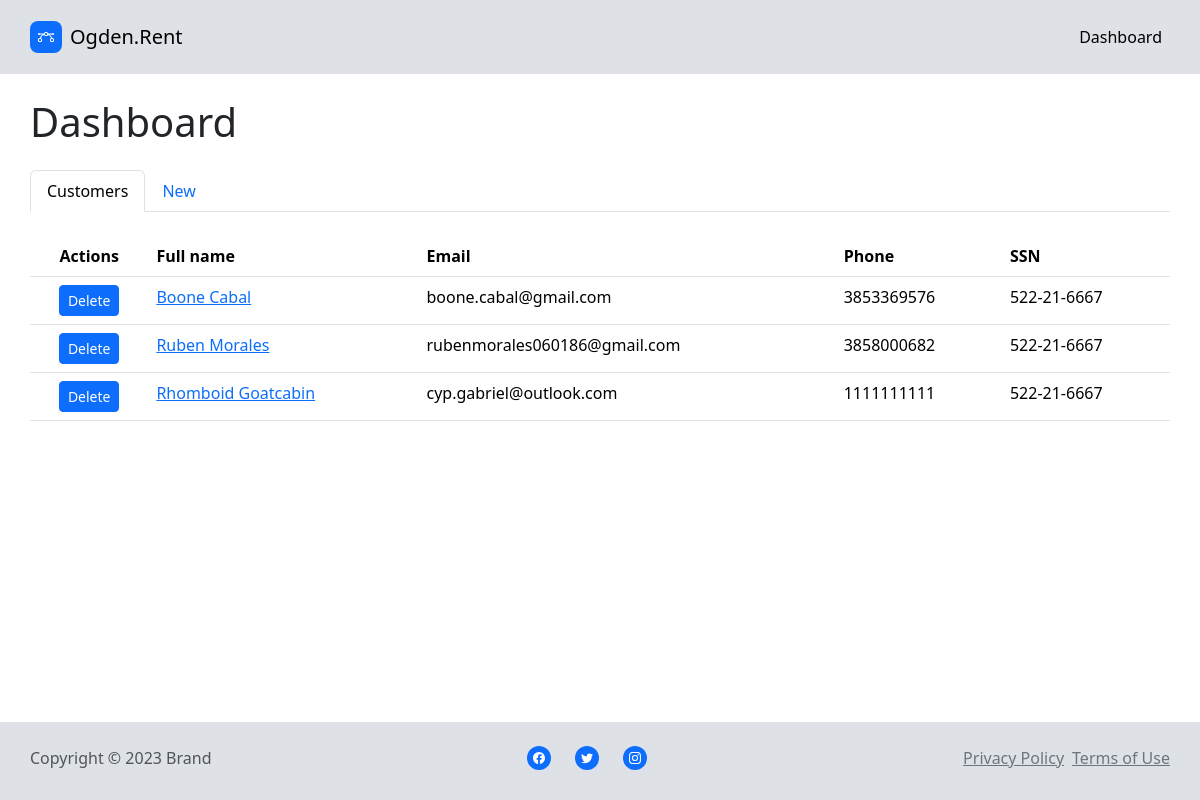
Page /dashboard on the earlier database version.
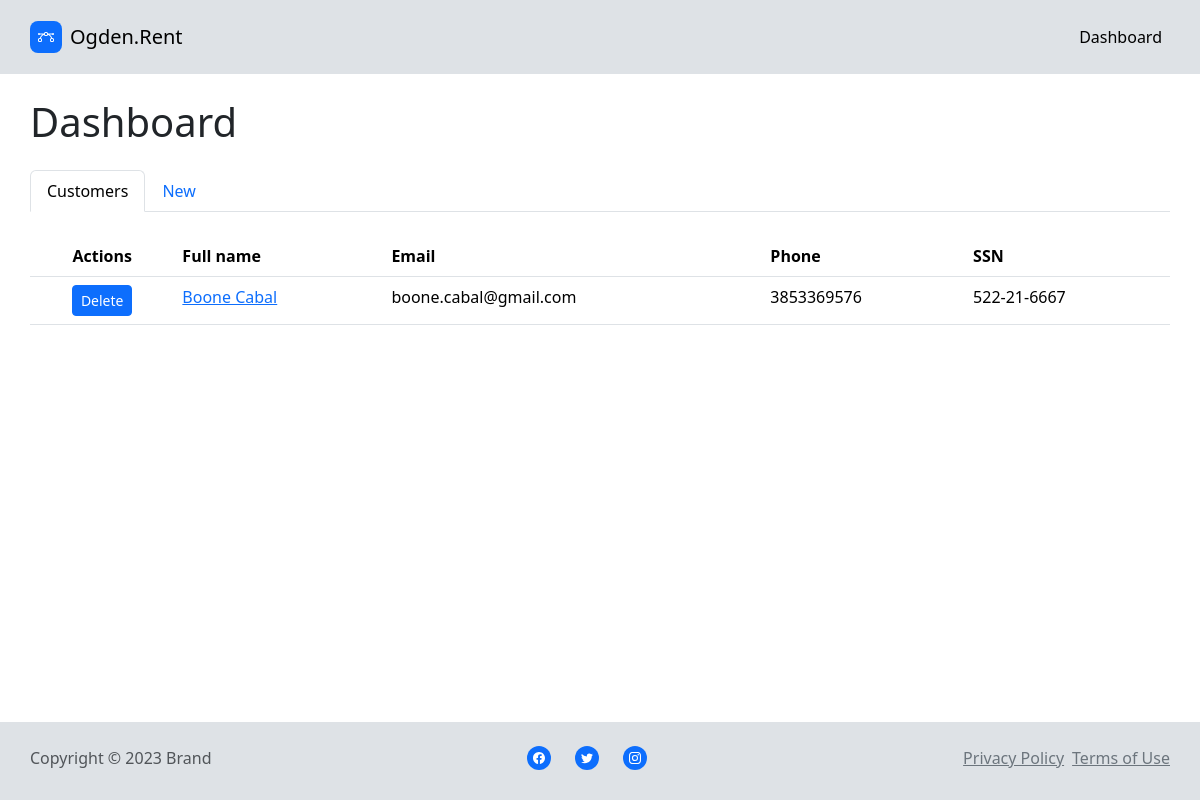
Same page on the later database version.
### models.py (models this page shows, shortened)
class Customer(db.Model):
    __tablename__ = 'customers'
    id = db.Column(db.Integer, primary_key=True)
    first_name = db.Column(db.String(64))
    last_name = db.Column(db.String(64))
    dob = db.Column(db.DateTime, index=True, default=datetime.utcnow)
    phone = db.Column(db.String(64))
    ssn = db.Column(db.String(64))
    email = db.Column(db.String(64))
    num_pets = db.Column(db.Integer)
    num_kids = db.Column(db.Integer)
    has_pets = db.Column(db.Boolean)
    prev_addr_street1 = db.Column(db.String(64))
    prev_addr_street2 = db.Column(db.String(64))
    prev_addr_city = db.Column(db.String(64))
    prev_addr_state = db.Column(db.String(64))
    prev_addr_zip = db.Column(db.String(64))

### main/views.py (the view)
@main.route('/dashboard', methods=['GET', 'POST'])
def dashboard():
   customers = Customer.query.all()
   form = CustomerApplicationForm()
   return render_template('dashboard.html', form=form, customers=customers)

### auth/views.py (called while the page is built)
@auth.before_app_request
def before_request():
    if current_user.is_authenticated:
        current_user.ping()
        if not current_user.confirmed \
                and request.endpoint \
                and request.blueprint != 'auth' \
                and request.endpoint != 'static':
            return redirect(url_for('auth.unconfirmed'))

### main/__init__.py (called while the page is built)
@main.app_context_processor
def inject_permissions():
    return dict(Permission=Permission)

### templates/dashboard.html (shortened to what this page needs)
{% extends "base.html" %}
{% block head %}
	{{ super() }}
	<link rel="stylesheet" href="{{ url_for('static', filename='css/Navbar-Centered-Links-icons.css') }}">
	<link rel="stylesheet" href="{{ url_for('static', filename='css/styles.css') }}">
	<link rel="stylesheet" href="{{ url_for('static', filename='css/dashboard.css') }}">
	<link rel="stylesheet" href="{{ url_for('static', filename='css/ms_form.css') }}">
{% endblock %}
{% block app_content %}
<section class="container dash-content">
	<div class="row">
	<h2 class="display-6 mt-2">Dashboard</h2>
		<div class="col py-3">
			<div>
				<ul class="nav nav-tabs" role="tablist">
					<li class="nav-item" role="presentation"><a class="nav-link active" role="tab" data-bs-toggle="tab" href="#tab-1">Customers</a></li>
					<li class="nav-item" role="presentation"><a class="nav-link" role="tab" data-bs-toggle="tab" href="#tab-2">New</a></li>
				</ul>
				<div class="tab-content">
					<div class="tab-pane active" role="tabpanel" id="tab-1">
						<div class="dash-customer-listing">
							<div class="table-responsive">
								<table class="table">
									<thead>
										<tr>
											<th style="text-align: center;">Actions</th>
											<th>Full name</th>
											<th>Email</th>
											<th><br>Phone</th>
											<th>SSN</th>
										</tr>
									</thead>
									<tbody>
										{% for c in customers %}
										<tr>
											<td class="dash-centered">
												<button id="{{ "btn-submit-%d" % c.id }}" class="btn btn-primary btn-sm">Delete</button>
											</td>
											<td><a href="{{ url_for('main.edit_customer', customer_id=c.id) }}">{{ c.first_name + ' ' + c.last_name }}</a></td>
											<td>{{ c.email }}</td>
											<td>{{ c.phone }}</td>
											<td>{{ c.ssn }}</td>
										{% endfor %}
								</table>
							</div>
						</div>
					</div>
			</div>
		</div>
	</div>
</section>
{% endblock %}

### templates/base.html (shortened to what this page needs)
<!doctype html>
<html lang="en">
    <head>
		{% block head %}
		{% block styles %}
			{{ bootstrap.load_css() }}
		{% endblock %}
		{% endblock %}
	</head>
	<body>
		{% block navbar %}
		<nav class="navbar navbar-light navbar-expand-md py-3 main-menu">
			<div class="container">
				<a class="navbar-brand d-flex align-items-center" href="{{ url_for('main.index') }}">
					<span class="bs-icon-sm bs-icon-rounded bs-icon-primary d-flex justify-content-center align-items-center me-2 bs-icon">
					</span>
					<span class="fs-5 animated pulse" data-bss-hover-animate="pulse">Ogden.Rent</span>
				</a>
				<div class="collapse navbar-collapse" id="navcol-3">
					<ul class="navbar-nav ms-auto">
						<li class="nav-item">
							<a class="nav-link active fs-6" data-bss-hover-animate="pulse" href="{{ url_for('main.dashboard') }}">Dashboard</a>
						</li>
					</ul>
				</div>
			</div>
		</nav>
		{% endblock %}
		{% block content %}
			{% block app_content %}{% endblock %}
			{% block footer %}
			<footer class="dash-footer ">
			    <div class="container py-3">
					<div class="row float-end d-xl-flex align-items-center align-items-xl-center dash-footer-row">
						<div class="col-12 d-flex d-sm-flex d-md-flex d-lg-flex d-xl-flex d-xxl-flex align-self-center dash-footer-col">
							<p class="text-muted d-none d-print-flex d-sm-flex d-md-flex d-lg-flex d-xl-flex d-xxl-flex align-items-center align-content-center my-2 bg-color-footer">Copyright&nbsp;© 2023 Brand</p>
							<ul class="list-inline text-center d-flex d-print-flex d-sm-flex d-md-flex d-lg-flex d-xl-flex d-xxl-flex flex-grow-1 justify-content-center align-items-center justify-content-sm-end align-items-sm-center flex-md-grow-1 justify-content-md-end justify-content-lg-center my-2">
								<li class="list-inline-item me-4">
									<div class="bs-icon-circle bs-icon-primary bs-icon"></div>
								</li>
								<li class="list-inline-item me-4">
									<div class="bs-icon-circle bs-icon-primary bs-icon"></div>
								</li>
								<li class="list-inline-item">
									<div class="bs-icon-circle bs-icon-primary bs-icon"></div>
								</li>
							</ul>
							<ul class="list-inline d-none d-sm-none d-md-none d-lg-flex d-xl-flex d-xxl-flex justify-content-center align-items-center my-2">
								<li class="list-inline-item"><a class="link-secondary" href="#">Privacy Policy</a></li>
								<li class="list-inline-item"><a class="link-secondary" href="#">Terms of Use</a></li>
							</ul>
						</div>
					</div>
			    </div>
			</footer>
			{% endblock %}
		{% endblock %}
	</body>
</html>

### static/css/styles.css (style rules this page uses)
.main-menu { background: var(--bs-border-color); padding: 0; }
.dash-content { padding-right: 0; padding-left: 0; padding-top: 1rem; padding-bottom: 1rem; background: white; }
.dash-footer { background: var(--bs-border-color); height: 78px; position: fixed; left: 0; bottom: 0; width: 100%; box-sizing:unset; }
.dash-footer-row { width: 100%; margin-right: 0; margin-left: 0; }
.dash-centered { text-align: center; }
.index-footer-col, .dash-footer-col { width: 100%; padding-left: 0; padding-right: 0; margin-left: 0; margin-right: 0; }
.bg-color-footer { border-color: rgba(0,0,0,0.9); }

### static/css/ms_form.css (style rules this page uses)
body { background-color: var(--light); }

Differences in the rows shown:
removed Customer: first_name+last_name "Ruben Morales", email "rubenmorales060186@gmail.com", phone "3858000682", ssn "522-21-6667"
removed Customer: first_name+last_name "Rhomboid Goatcabin", email "cyp.gabriel@outlook.com", phone "1111111111", ssn "522-21-6667"
